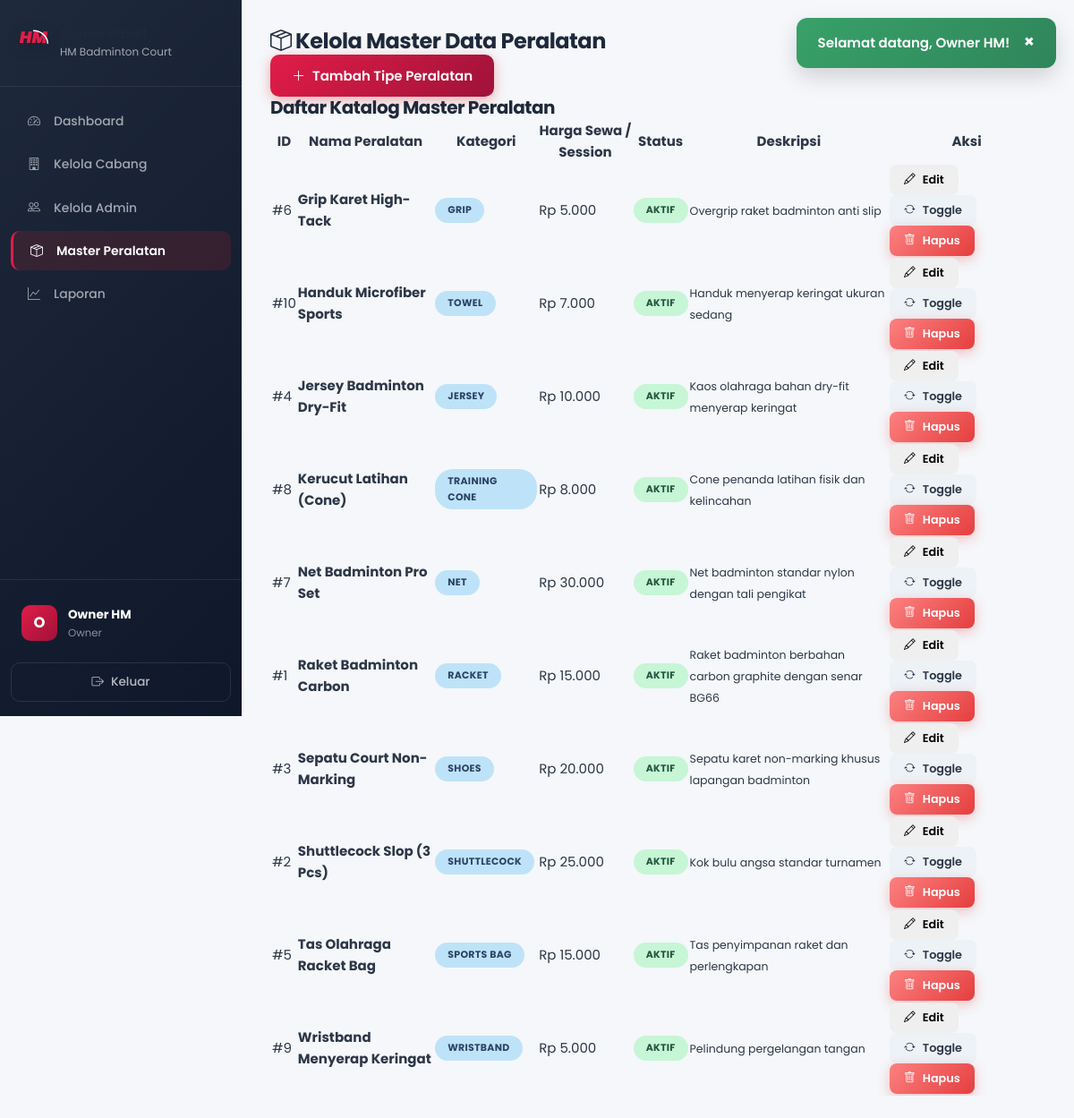
/owner/peralatan.php (signed in), run on the app's committed database.
### tables this page shows
CREATE TABLE IF NOT EXISTS equipment_types (
    equipment_type_id INT AUTO_INCREMENT PRIMARY KEY,
    name VARCHAR(100) NOT NULL COMMENT 'Nama kategori/jenis peralatan',
    category ENUM('Racket', 'Shuttlecock', 'Shoes', 'Jersey', 'Sports Bag', 'Grip', 'Net', 'Training Cone', 'Wristband', 'Towel', 'Other') NOT NULL DEFAULT 'Racket',
    rental_price INT NOT NULL COMMENT 'Default harga sewa per unit',
    description TEXT DEFAULT NULL COMMENT 'Deskripsi peralatan',
    status ENUM('active', 'inactive') NOT NULL DEFAULT 'active' COMMENT 'Status aktif',
    created_at TIMESTAMP DEFAULT CURRENT_TIMESTAMP,
    updated_at TIMESTAMP DEFAULT CURRENT_TIMESTAMP ON UPDATE CURRENT_TIMESTAMP,
    INDEX idx_category (category),
    INDEX idx_status (status)
);

### config/functions.php (called while the page is built, shortened)
<?php
function formatRupiah($angka) {
    return 'Rp ' . number_format($angka, 0, ',', '.');
}
function getAllEquipmentTypes($status = '') {
    $db = getDB();
    return $db->query("SELECT * FROM equipment_types ORDER BY name")->fetchAll();
}
?>

### owner/peralatan.php (the view, shortened to what this page needs)
<?php
$equipment_types = getAllEquipmentTypes();
include __DIR__ . '/../includes/header.php';
?>
<div class="dashboard-wrapper">
    <?php include __DIR__ . '/../includes/sidebar_owner.php'; ?>
    <main class="main-content">
        <div class="top-bar">
            <h2><i class="bi bi-box-seam"></i> Kelola Master Data Peralatan</h2>
            <button class="btn btn-primary" onclick="openCreateModal()">
                <i class="bi bi-plus-lg"></i> Tambah Tipe Peralatan
            </button>
        </div>
        <div class="card">
            <div class="card-header">
                <h3>Daftar Katalog Master Peralatan</h3>
            </div>
            <div class="card-body">
                <div class="table-responsive">
                    <table class="table">
                        <thead>
                            <tr>
                                <th>ID</th>
                                <th>Nama Peralatan</th>
                                <th>Kategori</th>
                                <th>Harga Sewa / Session</th>
                                <th>Status</th>
                                <th>Deskripsi</th>
                                <th>Aksi</th>
                            </tr>
                        </thead>
                        <tbody>
                            <?php if (empty($equipment_types)): ?>
                                <tr>
                                    <td colspan="7" class="text-center">Belum ada data tipe peralatan.</td>
                                </tr>
                            <?php else: ?>
                                <?php foreach ($equipment_types as $eq): ?>
                                    <tr>
                                        <td>#<?php echo $eq['equipment_type_id']; ?></td>
                                        <td><strong><?php echo htmlspecialchars($eq['name']); ?></strong></td>
                                        <td><span class="badge badge-info"><?php echo htmlspecialchars($eq['category']); ?></span></td>
                                        <td><?php echo formatRupiah($eq['rental_price']); ?></td>
                                        <td>
                                            <?php if ($eq['status'] === 'active'): ?>
                                                <span class="badge badge-confirmed">Aktif</span>
                                            <?php else: ?>
                                                <span class="badge badge-cancelled">Non-aktif</span>
                                            <?php endif; ?>
                                        </td>
                                        <td><small><?php echo htmlspecialchars($eq['description'] ?? '-'); ?></small></td>
                                        <td>
                                            <button class="btn btn-sm btn-warning" onclick='openEditModal(<?php echo json_encode($eq); ?>)'>
                                                <i class="bi bi-pencil"></i> Edit
                                            </button>
                                            <form method="POST" style="display:inline;" onsubmit="return confirm('Ubah status peralatan ini?');">
                                                <button type="submit" class="btn btn-sm btn-secondary">
                                                    <i class="bi bi-arrow-repeat"></i> Toggle
                                                </button>
                                            </form>
                                            <form method="POST" style="display:inline;" onsubmit="return confirm('Hapus tipe peralatan ini?');">
                                                <button type="submit" class="btn btn-sm btn-danger">
                                                    <i class="bi bi-trash"></i> Hapus
                                                </button>
                                            </form>
                                        </td>
                                    </tr>
                                <?php endforeach; ?>
                            <?php endif; ?>
                        </tbody>
                    </table>
                </div>
            </div>
        </div>
    </main>
</div>
<?php include __DIR__ . '/../includes/footer.php'; ?>

### assets/css/design-system.css (style rules this page uses)
:root { --primary: #E11D48; --primary-dark: #BE123C; --primary-light: #FFE4E6; --primary-50: #FFF1F2; --primary-100: #FFE4E6; --primary-200: #FECDD3; --primary-500: #F43F5E; --primary-600: #E11D48; --primary-700: #BE123C; --primary-800: #9F1239; --primary-900: #881337; --secondary: #0F172A; --secondary-dark: #020617; --secondary-light: #1E293B; --secondary-50: #F8FAFC; --secondary-100: #F1F5F9; --secondary-200: #E2E8F0; --secondary-300: #CBD5E1; --secondary-400: #94A3B8; --secondary-500: #64748B; --secondary-600: #475569; --secondary-700: #334155; --secondary-800: #1E293B; --secondary-900: #0F172A; --accent: #FFB300; --accent-dark: #D97706; --accent-light: #FEF3C7; --success: #16A34A; --success-light: #DCFCE7; --success-dark: #15803D; --warning: #F59E0B; --warning-light: #FEF3C7; --warning-dark: #D97706; --danger: #DC2626; --danger-light: #FEE2E2; --danger-dark: #B91C1C; --info: #2563EB; --info-light: #DBEAFE; --info-dark: #1D4ED8; --bg-body: #F8FAFC; --bg-surface: #FFFFFF; --bg-surface-hover: #F1F5F9; --bg-muted: #F1F5F9; --bg-overlay: rgba(15, 23, 42, 0.6); --text-primary: #1E293B; --text-secondary: #64748B; --text-muted: #94A3B8; --text-inverse: #FFFFFF; --text-link: #DC2626; --border: #E2E8F0; --border-light: #F1F5F9; --border-dark: #CBD5E1; --border-focus: #DC2626; --shadow-xs: 0 1px 2px rgba(0, 0, 0, 0.05); --shadow-sm: 0 1px 3px rgba(0, 0, 0, 0.06), 0 1px 2px rgba(0, 0, 0, 0.04); --shadow-md: 0 4px 6px -1px rgba(0, 0, 0, 0.07), 0 2px 4px -2px rgba(0, 0, 0, 0.05); --shadow-lg: 0 10px 15px -3px rgba(0, 0, 0, 0.08), 0 4px 6px -4px rgba(0, 0, 0, 0.04); --shadow-xl: 0 20px 25px -5px rgba(0, 0, 0, 0.1), 0 8px 10px -6px rgba(0, 0, 0, 0.04); --shadow-2xl: 0 25px 50px -12px rgba(0, 0, 0, 0.2); --shadow-primary: 0 4px 14px rgba(220, 38, 38, 0.35); --shadow-card: 0 1px 3px rgba(0, 0, 0, 0.06), 0 4px 12px rgba(0, 0, 0, 0.04); --radius-sm: 6px; --radius-md: 10px; --radius-lg: 14px; --radius-xl: 20px; --radius-2xl: 24px; --radius-full: 9999px; --space-1: 4px; --space-2: 8px; --space-3: 12px; --space-4: 16px; --space-5: 20px; --space-6: 24px; --space-8: 32px; --space-10: 40px; --space-12: 48px; --space-16: 64px; --space-20: 80px; --font-sans: 'Poppins', 'Inter', 'Nunito Sans', 'Segoe UI', system-ui, -apple-system, sans-serif; --font-mono: 'JetBrains Mono', 'Fira Code', 'Courier New', monospace; --fw-light: 300; --fw-regular: 400; --fw-medium: 500; --fw-semibold: 600; --fw-bold: 700; --fw-extrabold: 800; --fw-black: 900; --fs-caption: 0.75rem; --fs-small: 0.8125rem; --fs-body: 0.9375rem; --fs-body-lg: 1rem; --fs-nav: 0.9rem; --fs-button: 0.9375rem; --fs-h4: 1.125rem; --fs-h3: 1.25rem; --fs-h2: 1.5rem; --fs-h1: 2rem; --fs-display: 2.5rem; --fs-display-lg: 3.5rem; --lh-tight: 1.2; --lh-snug: 1.375; --lh-normal: 1.6; --lh-relaxed: 1.75; --ls-tight: -0.5px; --ls-normal: 0; --ls-wide: 0.5px; --ls-wider: 1px; --transition-fast: 0.15s ease; --transition-base: 0.2s ease; --transition-smooth: 0.3s cubic-bezier(0.4, 0, 0.2, 1); --transition-bounce: 0.4s cubic-bezier(0.16, 1, 0.3, 1); --z-dropdown: 50; --z-sticky: 100; --z-fixed: 200; --z-overlay: 300; --z-modal: 400; --z-popover: 500; --z-toast: 600; --gradient-primary: linear-gradient(135deg, #E11D48 0%, #9F1239 100%); --gradient-secondary: linear-gradient(135deg, #1E293B 0%, #0F172A 100%); --gradient-accent: linear-gradient(135deg, #FFB300 0%, #D97706 100%); --gradient-hero: linear-gradient(135deg, #E11D48 0%, #881337 100%); --gradient-sidebar: linear-gradient(180deg, #1E293B 0%, #0F172A 100%); --gradient-success: linear-gradient(135deg, #10B981, #047857); --gradient-danger: linear-gradient(135deg, #EF4444, #C084FC); }
*, *::before, *::after { box-sizing: border-box; }
html { scroll-behavior: smooth; -webkit-text-size-adjust: 100%; }
body { font-family: var(--font-sans); font-size: var(--fs-body); font-weight: var(--fw-regular); line-height: var(--lh-normal); color: var(--text-primary); background-color: var(--bg-body); -webkit-font-smoothing: antialiased; -moz-osx-font-smoothing: grayscale; }
h1, h2, h3, h4, h5, h6 { font-family: var(--font-sans); font-weight: var(--fw-bold); line-height: var(--lh-tight); letter-spacing: var(--ls-tight); color: var(--text-primary); }
h2, .h2 { font-size: var(--fs-h2); font-weight: var(--fw-bold); }
h3, .h3 { font-size: var(--fs-h3); font-weight: var(--fw-bold); }

### data on the page
equipment_types: equipment_type_id "6", name "Grip Karet High-Tack", category "GRIP", rental_price "Rp 5.000", status "AKTIF", description "Overgrip raket badminton anti slip"
equipment_types: equipment_type_id "10", name "Handuk Microfiber Sports", category "TOWEL", rental_price "Rp 7.000", status "AKTIF", description "Handuk menyerap keringat ukuran sedang"
equipment_types: equipment_type_id "4", name "Jersey Badminton Dry-Fit", category "JERSEY", rental_price "Rp 10.000", status "AKTIF", description "Kaos olahraga bahan dry-fit menyerap keringat"
equipment_types: equipment_type_id "8", name "Kerucut Latihan (Cone)", category "TRAINING CONE", rental_price "Rp 8.000", status "AKTIF", description "Cone penanda latihan fisik dan kelincahan"
equipment_types: equipment_type_id "7", name "Net Badminton Pro Set", category "NET", rental_price "Rp 30.000", status "AKTIF", description "Net badminton standar nylon dengan tali pengikat"
equipment_types: equipment_type_id "1", name "Raket Badminton Carbon", category "RACKET", rental_price "Rp 15.000", status "AKTIF", description "Raket badminton berbahan carbon graphite dengan senar BG66"
equipment_types: equipment_type_id "3", name "Sepatu Court Non-Marking", category "SHOES", rental_price "Rp 20.000", status "AKTIF", description "Sepatu karet non-marking khusus lapangan badminton"
equipment_types: equipment_type_id "2", name "Shuttlecock Slop (3 Pcs)", category "SHUTTLECOCK", rental_price "Rp 25.000", status "AKTIF", description "Kok bulu angsa standar turnamen"
equipment_types: equipment_type_id "5", name "Tas Olahraga Racket Bag", category "SPORTS BAG", rental_price "Rp 15.000", status "AKTIF", description "Tas penyimpanan raket dan perlengkapan"
equipment_types: equipment_type_id "9", name "Wristband Menyerap Keringat", category "WRISTBAND", rental_price "Rp 5.000", status "AKTIF", description "Pelindung pergelangan tangan"

### other printed values
$flash['message'] "Selamat datang, Owner HM!"
substr($_SESSION['nama'], 0, 1) "O"
$_SESSION['nama'] "Owner HM"
